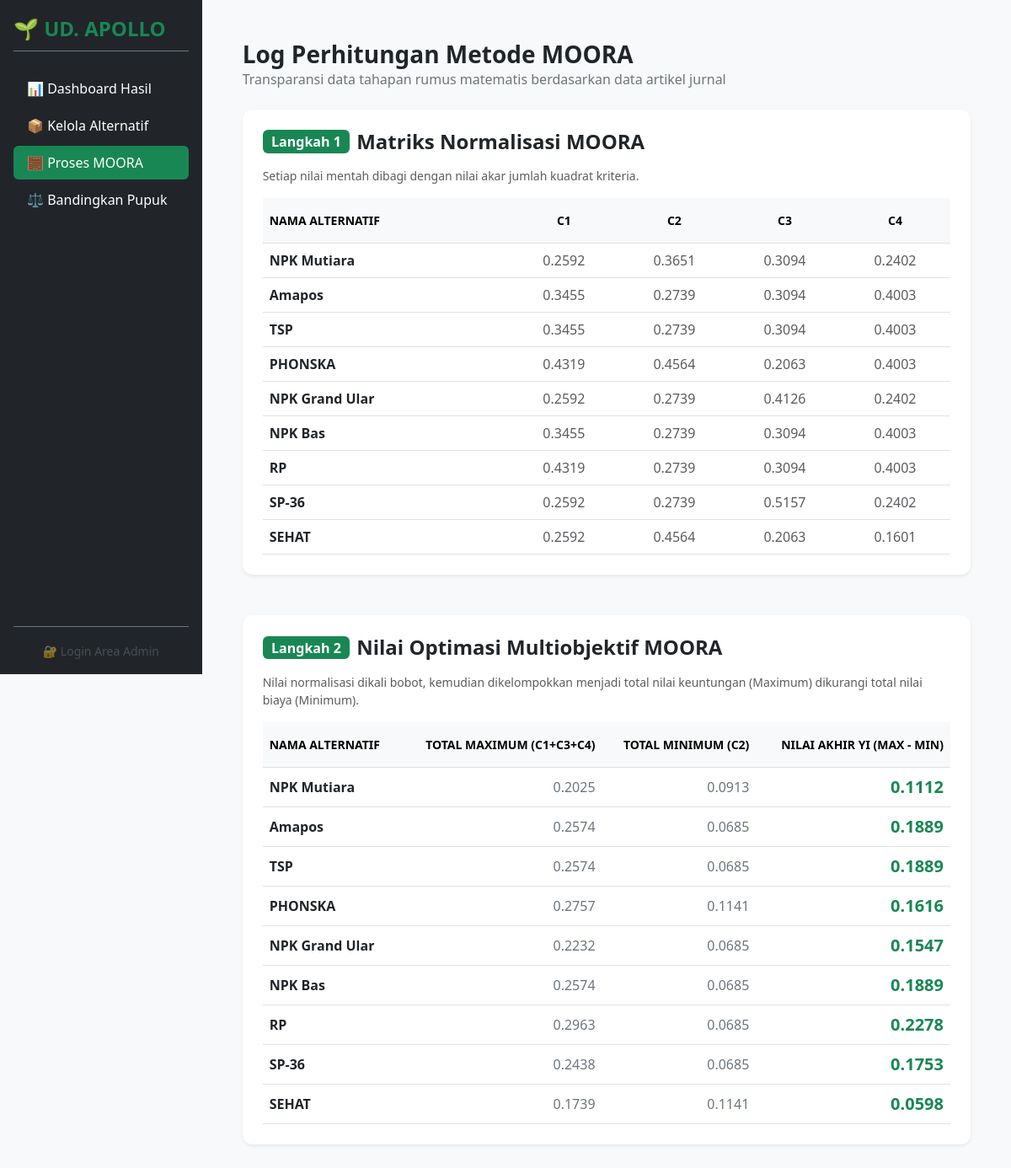
Screenshot of /proses.php with the database file from the repository.
### tables this page shows
CREATE TABLE `kriteria` (
  `id_kriteria` int(11) NOT NULL,
  `kode_kriteria` varchar(5) NOT NULL,
  `nama_kriteria` varchar(100) NOT NULL,
  `bobot` double NOT NULL,
  `atribut` enum('benefit','cost') NOT NULL
);

### proses.php (called while the page is built)
<?php
require_once 'config/config.php';
$kriteria_res = $conn->query("SELECT * FROM kriteria ORDER BY kode_kriteria");
$kriteria = []; $bobot = []; $atribut = []; $list_kriteria = [];
while ($row = $kriteria_res->fetch_assoc()) {
    $id_k = $row['id_kriteria'];
    $kriteria[$id_k] = $row['kode_kriteria'];
    $bobot[$id_k] = $row['bobot'];
    $atribut[$id_k] = $row['atribut'];
    $list_kriteria[] = $row;
}
$alternatif_res = $conn->query("SELECT * FROM alternatif");
$alternatif = [];
while ($row = $alternatif_res->fetch_assoc()) {
    $alternatif[$row['id_alternatif']] = $row['nama_alternatif'];
}
$matriks_res = $conn->query("SELECT * FROM matriks_keputusan");
$matriks_x = [];
while ($row = $matriks_res->fetch_assoc()) {
    $matriks_x[$row['id_alternatif']][$row['id_kriteria']] = $row['nilai'];
}
$penyebut = [];
$matriks_normalisasi = [];
$matriks_optimasi_bobot = [];
$tabel_optimasi_akhir = [];
if (!empty($alternatif) && !empty($kriteria)) {
    foreach ($kriteria as $id_k => $kode) {
        $jumlah_kuadrat = 0;
        foreach ($alternatif as $id_alt => $nama) {
            $nilai = isset($matriks_x[$id_alt][$id_k]) ? $matriks_x[$id_alt][$id_k] : 0;
            $jumlah_kuadrat += pow($nilai, 2);
        }
        $penyebut[$id_k] = sqrt($jumlah_kuadrat);
    }
    foreach ($alternatif as $id_alt => $nama) {
        foreach ($kriteria as $id_k => $kode) {
            $nilai_mentah = isset($matriks_x[$id_alt][$id_k]) ? $matriks_x[$id_alt][$id_k] : 0;
            $norm = ($penyebut[$id_k] > 0) ? ($nilai_mentah / $penyebut[$id_k]) : 0;
            $matriks_normalisasi[$id_alt][$id_k] = $norm;
            $matriks_optimasi_bobot[$id_alt][$id_k] = $norm * $bobot[$id_k];
        }
    }
    foreach ($alternatif as $id_alt => $nama) {
        $max = 0; $min = 0;
        foreach ($kriteria as $id_k => $kode) {
            $nilai_berbobot = $matriks_optimasi_bobot[$id_alt][$id_k];
            if ($atribut[$id_k] == 'benefit') {
                $max += $nilai_berbobot;
            } else {
                $min += $nilai_berbobot;
            }
        }
        $tabel_optimasi_akhir[] = [
            'nama_alternatif' => $nama,
            'max' => $max,
            'min' => $min,
            'yi'  => $max - $min
        ];
    }
}
include 'views/moora_proses.php';
?>

### views/moora_proses.php (the view, shortened to what this page needs)
<!DOCTYPE html>
<html lang="id">
<head>
    <link rel="stylesheet" href="https://cdn.jsdelivr.net/npm/bootstrap@5.3.0/dist/css/bootstrap.min.css">
</head>
<body class="d-flex">
    <?php include 'includes/sidebar.php'; ?>
    <div class="flex-grow-1 p-5">
        <div class="mb-4">
            <h1 class="h3 fw-bold text-dark m-0">Log Perhitungan Metode MOORA</h1>
            <p class="text-secondary">Transparansi data tahapan rumus matematis berdasarkan data artikel jurnal</p>
        </div>
        <?php if (empty($alternatif)): ?>
        <div class="alert alert-warning border-0 p-4 rounded-3 shadow-sm">Data alternatif kosong.</div>
        <?php else: ?>
        <div class="table-container shadow-sm mb-5">
            <div class="d-flex align-items-center mb-3">
                <span class="badge bg-success me-2 fs-6">Langkah 1</span>
                <h4 class="fw-bold text-dark m-0">Matriks Normalisasi MOORA</h4>
            </div>
            <p class="text-muted small">Setiap nilai mentah dibagi dengan nilai akar jumlah kuadrat kriteria.</p>
            <div class="table-responsive">
                <table class="table table-hover align-middle m-0">
                    <thead class="table-light text-secondary small text-uppercase text-center">
                        <tr>
                            <th class="py-3 text-start">Nama Alternatif</th>
                            <?php foreach ($list_kriteria as $k): ?>
                            <th class="py-3"><?= $k['kode_kriteria']; ?></th>
                            <?php endforeach; ?>
                        </tr>
                    </thead>
                    <tbody>
                        <?php foreach ($alternatif as $id_alt => $nama): ?>
                        <tr>
                            <td class="fw-semibold text-dark"><?= $nama; ?></td>
                            <?php foreach ($list_kriteria as $k): $id_k = $k['id_kriteria']; ?>
                            <td class="text-center text-muted">
                                <?= number_format($matriks_normalisasi[$id_alt][$id_k], 4); ?></td>
                            <?php endforeach; ?>
                        </tr>
                        <?php endforeach; ?>
                    </tbody>
                </table>
            </div>
        </div>
        <div class="table-container shadow-sm">
            <div class="d-flex align-items-center mb-3">
                <span class="badge bg-success me-2 fs-6">Langkah 2</span>
                <h4 class="fw-bold text-dark m-0">Nilai Optimasi Multiobjektif MOORA</h4>
            </div>
            <p class="text-muted small">Nilai normalisasi dikali bobot, kemudian dikelompokkan menjadi total nilai
                keuntungan (Maximum) dikurangi total nilai biaya (Minimum).</p>
            <div class="table-responsive">
                <table class="table table-hover align-middle m-0">
                    <thead class="table-light text-secondary small text-uppercase text-center">
                        <tr>
                            <th class="py-3 text-start">Nama Alternatif</th>
                            <th class="py-3 text-end">Total Maximum (C1+C3+C4)</th>
                            <th class="py-3 text-end">Total Minimum (C2)</th>
                            <th class="py-3 text-end">Nilai Akhir Yi (Max - Min)</th>
                        </tr>
                    </thead>
                    <tbody>
                        <?php foreach ($tabel_optimasi_akhir as $data): ?>
                        <tr>
                            <td class="fw-semibold text-dark"><?= $data['nama_alternatif']; ?></td>
                            <td class="text-end text-secondary"><?= number_format($data['max'], 4); ?></td>
                            <td class="text-end text-secondary"><?= number_format($data['min'], 4); ?></td>
                            <td class="text-end fw-bold text-success fs-5"><?= number_format($data['yi'], 4); ?></td>
                        </tr>
                        <?php endforeach; ?>
                    </tbody>
                </table>
            </div>
        </div>
        <?php endif; ?>
    </div>
</body>
</html>

### views/moora_proses.php (style rules this page uses)
body { background-color: #f8f9fa; font-family: 'Segoe UI', system-ui, sans-serif; }
.table-container { background: white; border-radius: 12px; padding: 24px; box-shadow: 0 4px 6px rgba(0, 0, 0, 0.02); }

### rows the page displays
kriteria: kode_kriteria "C1", id_kriteria "0.2592", id_kriteria "0.3455", id_kriteria "0.4319"
kriteria: kode_kriteria "C2", id_kriteria "0.3651", id_kriteria "0.2739", id_kriteria "0.4564"
kriteria: kode_kriteria "C3", id_kriteria "0.3094", id_kriteria "0.2063", id_kriteria "0.4126", id_kriteria "0.5157"
kriteria: kode_kriteria "C4", id_kriteria "0.2402", id_kriteria "0.4003", id_kriteria "0.1601"

### other values shown
$nama "NPK Mutiara"
$nama "Amapos"
$nama "TSP"
$nama "PHONSKA"
$nama "NPK Grand Ular"
$nama "NPK Bas"
$nama "RP"
$nama "SP-36"
$nama "SEHAT"
$data['nama_alternatif'] "NPK Mutiara"
$data['max'] "0.2025"
$data['min'] "0.0913"
$data['yi'] "0.1112"
$data['nama_alternatif'] "Amapos"
$data['max'] "0.2574"
